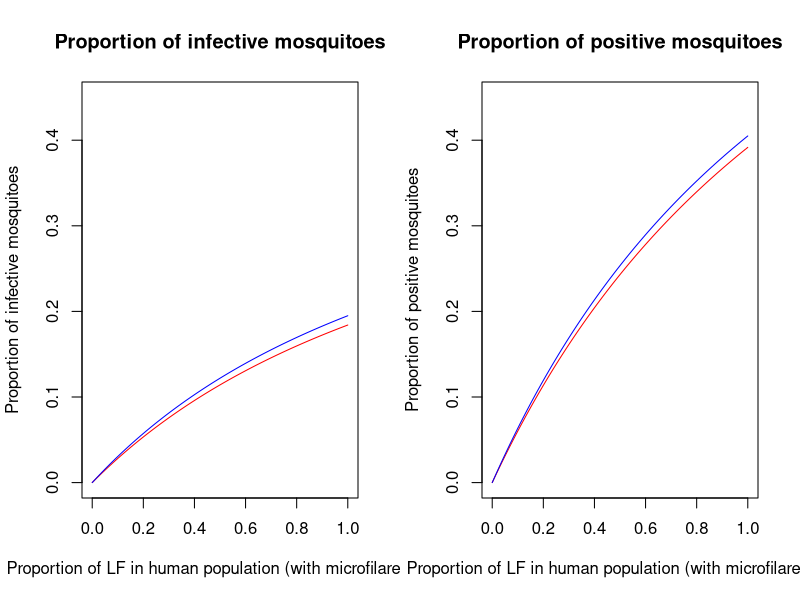
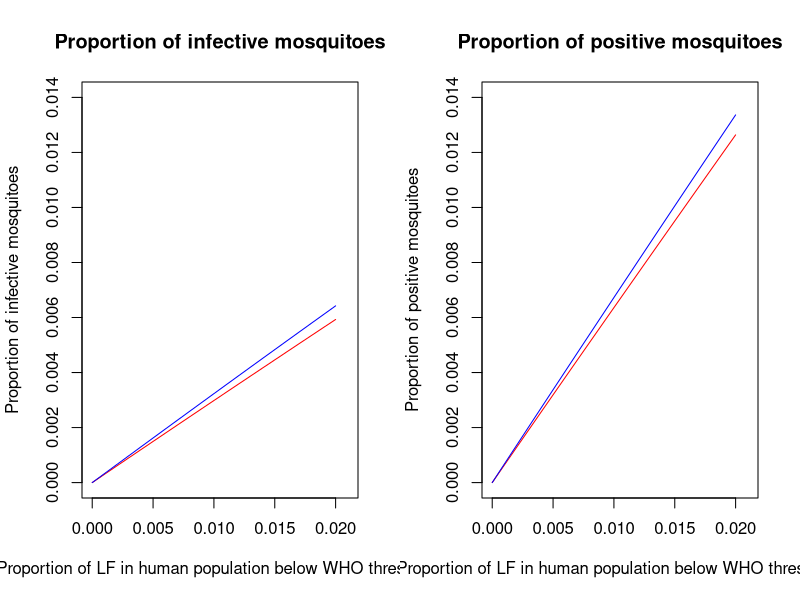

These figures' R source, in order:
library(tidyverse)

# wd =  # Change the working directory to the location of the *.csv files if downloaded to PC
# setwd(wd)

An_g <- read.csv("Output_InfHuman_Angambiae.csv")
An_a <- read.csv("Output_InfHuman_Anarabiensis.csv")

dat <- left_join(An_g, An_a, by = "InfHuman_values", relationship = "many-to-many")
# x = An. gambiae (red)
# y = An. arabiensis (blue)

# Given all values of InfHuman
par(mfrow = c(1,2))
plot(dat$InfHuman_values, dat$Prev_loop.x, # An. gambiae
     xlab = "Proportion of LF in human population (with microfilaremia)",
     ylab = "Proportion of infective mosquitoes",
     main = "Proportion of infective mosquitoes",
     xlim = c(0,1), ylim = c(0,.45), type = "l", col = "red")
lines(dat$InfHuman_values, dat$Prev_loop.y, col = "blue") # An. arabiensis

plot(dat$InfHuman_values, dat$Pos_loop.x, # An. gambiae
     xlab = "Proportion of LF in human population (with microfilaremia)",
     ylab = "Proportion of positive mosquitoes",
     main = "Proportion of positive mosquitoes",
     xlim = c(0,1), ylim = c(0,.45), type = "l", col = "red")
lines(dat$InfHuman_values, dat$Pos_loop.y, col = "blue") # An. arabiensis
par(mfrow = c(1,1))


# ONLY InfHuman below WHO threshold (either it is .01 or .02)
dat <- dat %>% 
  filter(InfHuman_values <= .020)

par(mfrow = c(1,2))
plot(dat$InfHuman_values, dat$Prev_loop.x, # An. gambiae
     xlab = "Proportion of LF in human population below WHO thresholds",
     ylab = "Proportion of infective mosquitoes",
     main = "Proportion of infective mosquitoes",
     xlim = c(0,.021), ylim = c(0,.014), type = "l", col = "red")
lines(dat$InfHuman_values, dat$Prev_loop.y, col = "blue") # An. arabiensis

plot(dat$InfHuman_values, dat$Pos_loop.x, # An. gambiae
     xlab = "Proportion of LF in human population below WHO thresholds",
     ylab = "Proportion of positive mosquitoes",
     main = "Proportion of positive mosquitoes",
     xlim = c(0,.021), ylim = c(0,.014), type = "l", col = "red")

# Burkina Faso data points:
points(0.00471, 0.033898) # (Human data = Dano (Nablegane 2016 TAS1), Mosquito data = Ouessa)
text(0.00471, 0.033898, "(Dano, Ouessa)", adj = c(-0.1, -0.5), col = "black")

points(0.061, 0.003367) # (Human data = Diebougou (Danko-Tanzou 2017 spot-check FTS 19/316 participants), Mosquito data = Bapla)
text(0.061, 0.003367, "(Diebougou, Bapla)", adj = c(-0.1, -0.5), col = "black")

lines(dat$InfHuman_values, dat$Pos_loop.y, col = "blue") # An. arabiensis
par(mfrow = c(1,1))
